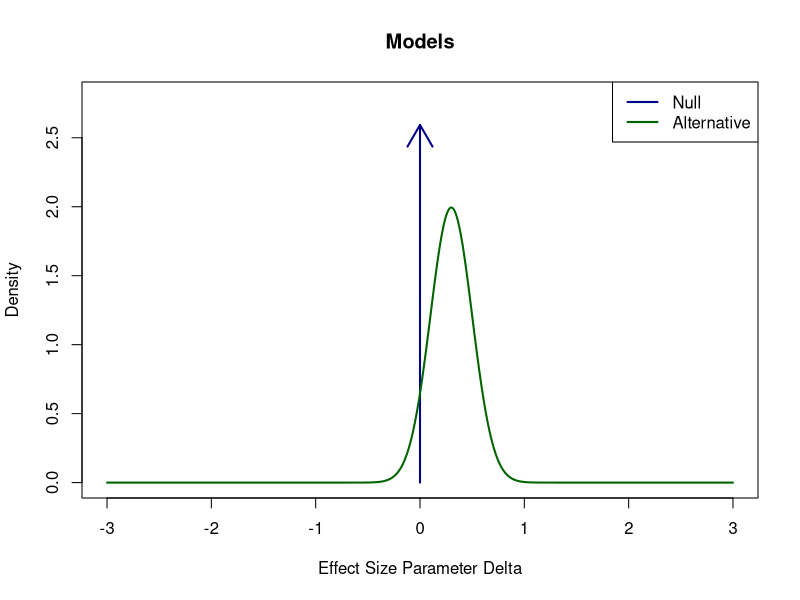
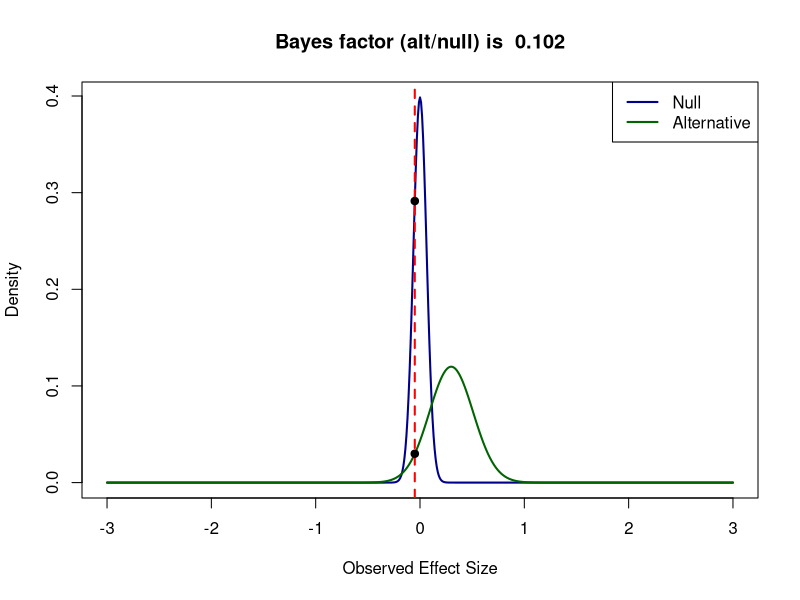

Source code (R) for these figures, in order:
#This code is made by Jeff Rouder: http://jeffrouder.blogspot.nl/2016/01/what-priors-should-i-use-part-i.html
#This code is for a one-sided t-test, testing a difference against 0.

N <- 250 #Enter sample size
dz <- -0.05 #Enter Cohen's dz effect size observed in the dependent t-test or one-sided t-test

dz_prior <- 0.3 #Enter effect size dz for the prior 
sd_prior <- 0.2 #Enter sd of the effect sizes of the prior - the higher, the wider the prior is

lo <- -Inf #lower bound of support (e.g., set to 0 if effects < 0 is not possible)
hi <- Inf #upper bound of support

#specify prior
altDens = function(delta) 
dnorm(delta, dz_prior, sd_prior) * as.integer(delta > lo) * as.integer(delta < hi)
#Normalize alternative density in case user does not, 
K = 1 / integrate(altDens, lower=lo, upper=hi)$value
f = function(delta) K*altDens(delta)

delta=seq(-3, 3, .01)
#Plot Alternative as a density and Null as a point arrow
#png(file=paste('prior.png'),width=6000,height=4000, res = 1000)
maxAlt = max(f(delta))
plot(delta, f(delta), typ='n',
     xlab="Effect Size Parameter Delta",
     ylab="Density",
     ylim=c(0, 1.4*maxAlt),
     main="Models")
arrows(0, 0, 0, 1.3*maxAlt, col='darkblue', lwd=2)
lines(delta, f(delta), col='darkgreen', lwd=2)
legend("topright", legend=c("Null", "Alternative"),
       col=c('darkblue', 'darkgreen'), lwd=2)
#dev.off()

#Prediction Function Under Null
nullPredF = function(obs, N) dt(sqrt(N)*obs, N - 1)

#Prediction Function Under the Alternative
altPredIntegrand = function(delta, obs, N) 
  dt(sqrt(N) * obs, N - 1, sqrt(N) * delta) * f(delta)
altPredF = function(obs, N) 
  integrate(altPredIntegrand, 
            lower=lo, upper=hi, obs=obs, N=N)$value

obs = delta
I = length(obs)
nullPred = nullPredF(obs, N)
altPred = 1:I
for (i in 1:I) altPred[i] = altPredF(obs[i], N)

#Evaluate Predicted Density at Observed Value dz
valNull = nullPredF(dz, N)
valAlt = altPredF(dz, N)

#Plot The Predictions
#png(file=paste('posterior.png'),width=6000,height=4000, res = 1000)
top = max(altPred, nullPred)
plot(type='l', obs, nullPred,
     ylim=c(0, top),
     xlab="Observed Effect Size",
     ylab="Density",
     main=paste("Bayes factor (alt/null) is ", round(valAlt / valNull, digits =3)),
     col='darkblue',
     lwd=2)
lines(obs, altPred, col='darkgreen', lwd=2)
legend("topright", legend=c("Null", "Alternative"), 
       col=c('darkblue', 'darkgreen'), lwd=2)
abline(v=dz, lty=2, lwd=2, col='red')
points(pch=19, c(dz, dz), c(valNull, valAlt))
#dev.off()

cat("Bayes factor (alt/null) is ", 
    valAlt / valNull,
    ", the t-value is ",
    sqrt(N) * dz,
    " and the p-value is",
    2 * (1 - pt(abs(sqrt(N) * dz), N - 1)))

#Š Daniel Lakens, 2016. 
# This work is licensed under a Creative Commons Attribution-NonCommercial-ShareAlike 4.0 International License. https://creativecommons.org/licenses/by-nc-sa/4.0/